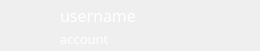
<?xml version="1.0" encoding="UTF-8"?>
<ui version="4.0">
 <class>MessageListItem</class>
 <widget class="QWidget" name="MessageListItem">
  <property name="geometry">
   <rect>
    <x>0</x>
    <y>0</y>
    <width>260</width>
    <height>51</height>
   </rect>
  </property>
  <property name="windowTitle">
   <string>Form</string>
  </property>
  <widget class="QLabel" name="label_headImage">
   <property name="geometry">
    <rect>
     <x>10</x>
     <y>5</y>
     <width>40</width>
     <height>40</height>
    </rect>
   </property>
   <property name="styleSheet">
    <string notr="true">border-image: url(:/images/defualtHead.jpg);
border-radius:15px</string>
   </property>
   <property name="text">
    <string/>
   </property>
  </widget>
  <widget class="QLabel" name="label_name">
   <property name="geometry">
    <rect>
     <x>60</x>
     <y>5</y>
     <width>201</width>
     <height>21</height>
    </rect>
   </property>
   <property name="font">
    <font>
     <family>楷体</family>
     <pointsize>12</pointsize>
     <weight>50</weight>
     <bold>false</bold>
    </font>
   </property>
   <property name="styleSheet">
    <string notr="true">color:rgb(255, 255, 255)</string>
   </property>
   <property name="text">
    <string>username</string>
   </property>
  </widget>
  <widget class="QLabel" name="label_message">
   <property name="geometry">
    <rect>
     <x>60</x>
     <y>30</y>
     <width>201</width>
     <height>18</height>
    </rect>
   </property>
   <property name="font">
    <font>
     <family>楷体</family>
     <pointsize>10</pointsize>
    </font>
   </property>
   <property name="styleSheet">
    <string notr="true">color:rgb(255, 255, 255)</string>
   </property>
   <property name="text">
    <string>account</string>
   </property>
  </widget>
  <widget class="QLabel" name="label_bg">
   <property name="enabled">
    <bool>true</bool>
   </property>
   <property name="geometry">
    <rect>
     <x>0</x>
     <y>0</y>
     <width>260</width>
     <height>51</height>
    </rect>
   </property>
   <property name="minimumSize">
    <size>
     <width>260</width>
     <height>51</height>
    </size>
   </property>
   <property name="maximumSize">
    <size>
     <width>260</width>
     <height>51</height>
    </size>
   </property>
   <property name="styleSheet">
    <string notr="true">QLabel{
	background-color : rgb(255, 255, 255, 1%);
   
}
:hover{
 border:2px solid rgb(12, 255, 235);
}</string>
   </property>
   <property name="text">
    <string/>
   </property>
  </widget>
 </widget>
 <resources/>
 <connections/>
</ui>
